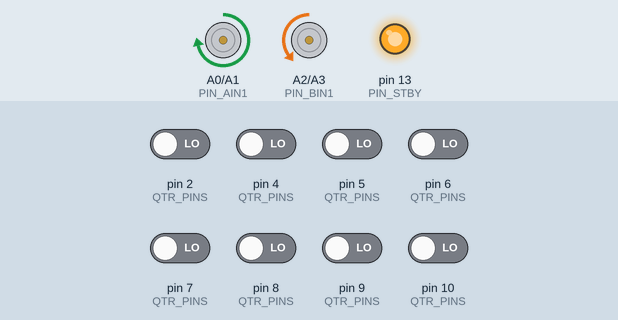
Recording of a sketch running on a simulated Arduino Uno, built with avr-gcc and run on an emulated ATmega328P. Parts: motor-driver pin pairs drawn as motors (green arrow = first pin HIGH = forward, orange = second pin HIGH = backward, longer = more drive, scaled by the enable pin, stopped while the standby pin is LOW), output pins drawn as LEDs (lit = HIGH). The inputs (shaded band) are chosen by the test bench; at power-on: pin 2 (QTR_PINS), pin 4 (QTR_PINS), pin 5 (QTR_PINS), pin 6 (QTR_PINS), pin 7 (QTR_PINS), pin 8 (QTR_PINS), pin 9 (QTR_PINS), pin 10 (QTR_PINS) LOW.

Above: at 8.1 s.
8.2 s: pin 7 (QTR_PINS) driven HIGH
At 9.4 s:
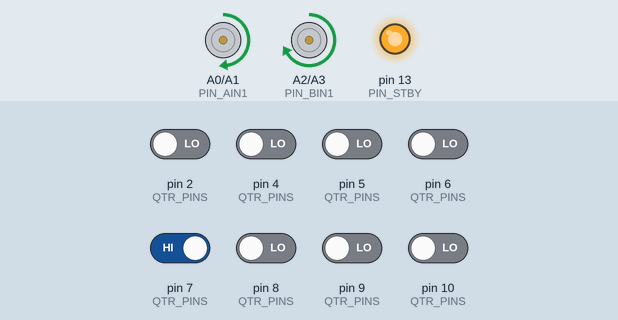
9.8 s: pin 2 (QTR_PINS) driven HIGH
At 11.0 s:
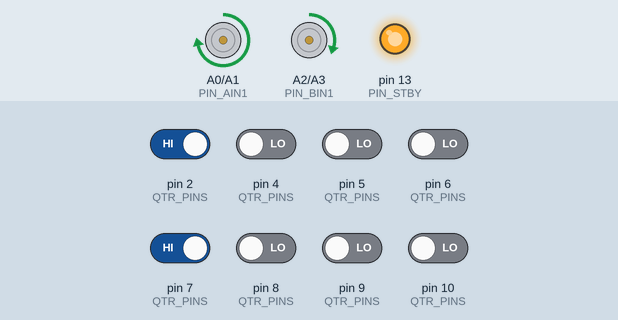
11.3 s: pin 10 (QTR_PINS) driven HIGH
At 12.4 s:
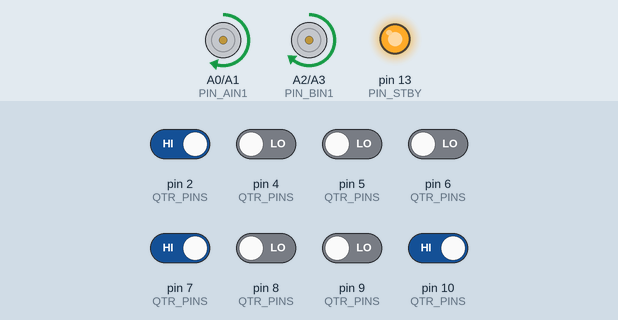
13.4 s: pin 4 (QTR_PINS) driven HIGH
At 14.6 s:
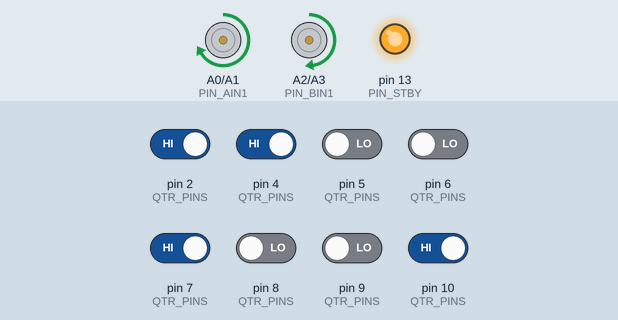
15.0 s: pin 5 (QTR_PINS) driven HIGH
At 15.5 s:
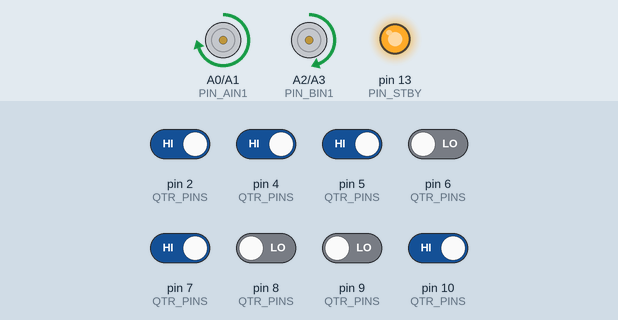
16.5 s: pin 5 (QTR_PINS) driven LOW
At 17.8 s:
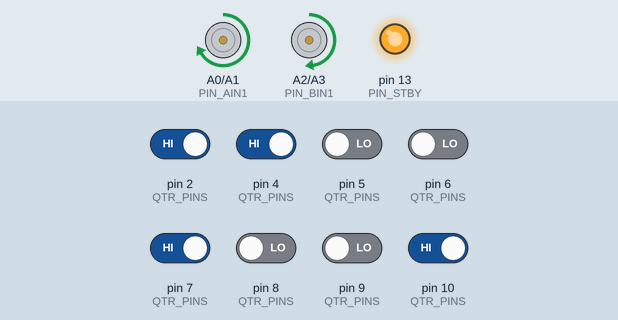
Timing chart, 0 to 19.0 s (numbered marks = the images above; inputs shaded):
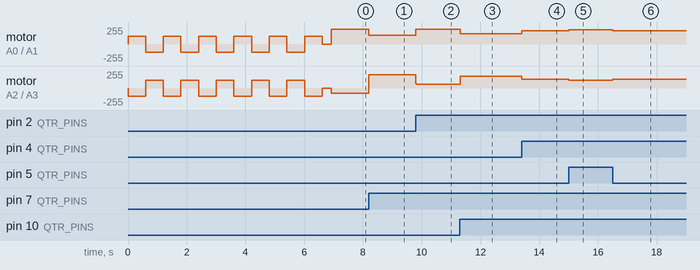

The sketch:

linepilot_pid.ino
```cpp
// (licence header left out)
#include <QTRSensors.h>
// User Settings
static const float KP = 0.07f;
static const float KI = 0.00008f;
static const float KD = 1.80f;
static const int LEFT_BASE_PWM  = 165;
static const int RIGHT_BASE_PWM = 165;
static const int PWM_MIN = -220;
static const int PWM_MAX =  220;
// Track polarity
static const bool INVERT_POSITION = false;
// Anti-windup clamp
static const long INTEGRAL_MIN = -20000L;
static const long INTEGRAL_MAX =  20000L;
// Optional obstacle sensor pin
// static const int PIN_OBSTACLE = A4; // digital input
// Pin Map - TB6612FNG
static const int PIN_PWMA = 3;    // PWM (Left motor)
static const int PIN_AIN1 = A0;
static const int PIN_AIN2 = A1;
static const int PIN_PWMB = 11;   // PWM (Right motor)
static const int PIN_BIN1 = A2;
static const int PIN_BIN2 = A3;
static const int PIN_STBY = 13;
// QTR-8 (RC)
static const unsigned char QTR_PINS[8] = { 2, 4, 5, 6, 7, 8, 9, 10 };
QTRSensorsRC qtr(QTR_PINS, 8, 2500, QTR_NO_EMITTER_PIN);
unsigned int qtrValues[8];
// State
static int lastError = 0;
static long integral = 0;
// Motor Helpers
static inline void tb6612Enable() {
  digitalWrite(PIN_STBY, HIGH);
}

static inline void setTb6612Motor(int pwmPin, int in1Pin, int in2Pin, int speedSigned) {
  speedSigned = constrain(speedSigned, -255, 255);
  if (speedSigned < 0) {
    digitalWrite(in1Pin, LOW);
    digitalWrite(in2Pin, HIGH);
    analogWrite(pwmPin, abs(speedSigned));
  } else {
    digitalWrite(in1Pin, HIGH);
    digitalWrite(in2Pin, LOW);
    analogWrite(pwmPin, speedSigned);
  }
}

static inline void driveMotors(int leftPwm, int rightPwm) {
  leftPwm  = constrain(leftPwm,  PWM_MIN, PWM_MAX);
  rightPwm = constrain(rightPwm, PWM_MIN, PWM_MAX);
  setTb6612Motor(PIN_PWMA, PIN_AIN1, PIN_AIN2, leftPwm);
  setTb6612Motor(PIN_PWMB, PIN_BIN1, PIN_BIN2, rightPwm);
}

static inline void stopMotors() {
  analogWrite(PIN_PWMA, 0);
  analogWrite(PIN_PWMB, 0);
}

// QTR Calibration
static void calibrateQtrWithOscillation() {
  const int swingPwm = 120;
  for (int i = 0; i < 220; i++) {
    const bool swingRight = (i % 40) < 20;
    if (swingRight) {
      driveMotors(+swingPwm, -swingPwm);
    } else {
      driveMotors(-swingPwm, +swingPwm);
    }
    qtr.calibrate();
    delay(5);
  }
  stopMotors();
  delay(300);
}

// Arduino
void setup() {
  pinMode(PIN_PWMA, OUTPUT);
  pinMode(PIN_AIN1, OUTPUT);
  pinMode(PIN_AIN2, OUTPUT);
  pinMode(PIN_PWMB, OUTPUT);
  pinMode(PIN_BIN1, OUTPUT);
  pinMode(PIN_BIN2, OUTPUT);
  pinMode(PIN_STBY, OUTPUT);
  // Optional obstacle sensor
  // pinMode(PIN_OBSTACLE, INPUT);
  Serial.begin(9600);
  tb6612Enable();
  stopMotors();
  calibrateQtrWithOscillation();
}

void loop() {
  // Optional obstacle stop logic (uncomment to use)
  /*
  if (digitalRead(PIN_OBSTACLE) == HIGH) {
    stopMotors();
    delay(10);
    return;
  }
  */

  unsigned int position = qtr.readLine(qtrValues); // 0..7000
  if (INVERT_POSITION) {
    position = 7000 - position;
  }
  const int error = (int)position - 3500;
  integral += error;
  integral = constrain(integral, INTEGRAL_MIN, INTEGRAL_MAX);
  const int derivative = error - lastError;
  lastError = error;
  const int correction = (int)(KP * error + KI * (float)integral + KD * derivative);
  const int leftPwm  = LEFT_BASE_PWM  - correction;
  const int rightPwm = RIGHT_BASE_PWM + correction;
  driveMotors(leftPwm, rightPwm);
}
```

Measured:
- after the input at 8.2 s, motor on A0 (PIN_AIN1) / A1 (PIN_AIN2): forward 220/255 → forward 131/255 at once, → forward 130/255 0.10 s later, → forward 129/255 0.07 s later; motor on A2 (PIN_BIN1) / A3 (PIN_BIN2): backward 81/255 → forward 199/255 at once, → forward 200/255 0.10 s later, → forward 201/255 0.07 s later
- after the input at 9.8 s, motor on A0 (PIN_AIN1) / A1 (PIN_AIN2): forward 129/255 → forward 220/255 at once; motor on A2 (PIN_BIN1) / A3 (PIN_BIN2): forward 201/255 → forward 59/255 at once
- after the input at 13.4 s, motor on A0 (PIN_AIN1) / A1 (PIN_AIN2): forward 152/255 → forward 199/255 at once, → forward 200/255 0.10 s later, → forward 201/255 0.07 s later; motor on A2 (PIN_BIN1) / A3 (PIN_BIN2): forward 178/255 → forward 131/255 at once, → forward 130/255 0.10 s later, → forward 129/255 0.07 s later
- after the input at 15.0 s, motor on A0 (PIN_AIN1) / A1 (PIN_AIN2): forward 201/255 → forward 215/255 at once; motor on A2 (PIN_BIN1) / A3 (PIN_BIN2): forward 129/255 → forward 115/255 at once
- after the input at 16.5 s, motor on A0 (PIN_AIN1) / A1 (PIN_AIN2): forward 215/255 → forward 201/255 at once; motor on A2 (PIN_BIN1) / A3 (PIN_BIN2): forward 115/255 → forward 129/255 at once
